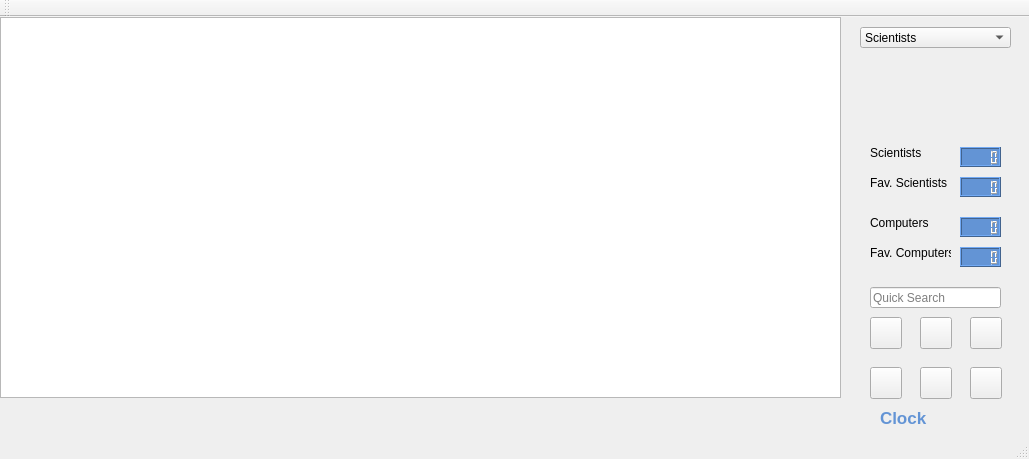
<?xml version="1.0" encoding="UTF-8"?>
<ui version="4.0">
 <class>GUI</class>
 <widget class="QMainWindow" name="GUI">
  <property name="geometry">
   <rect>
    <x>0</x>
    <y>0</y>
    <width>1029</width>
    <height>459</height>
   </rect>
  </property>
  <property name="windowTitle">
   <string>Coolio</string>
  </property>
  <widget class="QWidget" name="centralWidget">
   <widget class="QPushButton" name="Add">
    <property name="geometry">
     <rect>
      <x>870</x>
      <y>300</y>
      <width>32</width>
      <height>32</height>
     </rect>
    </property>
    <property name="cursor">
     <cursorShape>PointingHandCursor</cursorShape>
    </property>
    <property name="mouseTracking">
     <bool>true</bool>
    </property>
    <property name="toolTip">
     <string>Add new entry</string>
    </property>
    <property name="toolTipDuration">
     <number>999999999</number>
    </property>
    <property name="text">
     <string/>
    </property>
    <property name="icon">
     <iconset resource="../icons.qrc">
      <normaloff>:/new/Icons/Icons/Add.svg</normaloff>:/new/Icons/Icons/Add.svg</iconset>
    </property>
    <property name="iconSize">
     <size>
      <width>30</width>
      <height>30</height>
     </size>
    </property>
   </widget>
   <widget class="QTableWidget" name="mainTable">
    <property name="geometry">
     <rect>
      <x>0</x>
      <y>0</y>
      <width>841</width>
      <height>381</height>
     </rect>
    </property>
   </widget>
   <widget class="QComboBox" name="comboBox">
    <property name="geometry">
     <rect>
      <x>860</x>
      <y>10</y>
      <width>151</width>
      <height>21</height>
     </rect>
    </property>
    <property name="cursor">
     <cursorShape>PointingHandCursor</cursorShape>
    </property>
    <item>
     <property name="text">
      <string>Scientists</string>
     </property>
     <property name="icon">
      <iconset resource="../icons.qrc">
       <normaloff>:/new/Icons/Icons/Scientists.svg</normaloff>:/new/Icons/Icons/Scientists.svg</iconset>
     </property>
    </item>
    <item>
     <property name="text">
      <string>Computers</string>
     </property>
     <property name="icon">
      <iconset resource="../icons.qrc">
       <normaloff>:/new/Icons/Icons/Computers.svg</normaloff>:/new/Icons/Icons/Computers.svg</iconset>
     </property>
    </item>
    <item>
     <property name="text">
      <string>Favorite Scientists</string>
     </property>
     <property name="icon">
      <iconset resource="../icons.qrc">
       <normaloff>:/new/Icons/Icons/Favorite.svg</normaloff>:/new/Icons/Icons/Favorite.svg</iconset>
     </property>
    </item>
    <item>
     <property name="text">
      <string>Favorite Computer</string>
     </property>
     <property name="icon">
      <iconset resource="../icons.qrc">
       <normaloff>:/new/Icons/Icons/Favorite.svg</normaloff>:/new/Icons/Icons/Favorite.svg</iconset>
     </property>
    </item>
   </widget>
   <widget class="QPushButton" name="Remove">
    <property name="geometry">
     <rect>
      <x>970</x>
      <y>300</y>
      <width>32</width>
      <height>32</height>
     </rect>
    </property>
    <property name="cursor">
     <cursorShape>PointingHandCursor</cursorShape>
    </property>
    <property name="mouseTracking">
     <bool>true</bool>
    </property>
    <property name="toolTip">
     <string>Remove entry</string>
    </property>
    <property name="toolTipDuration">
     <number>999999999</number>
    </property>
    <property name="text">
     <string/>
    </property>
    <property name="icon">
     <iconset resource="../icons.qrc">
      <normaloff>:/new/Icons/Icons/remove.svg</normaloff>:/new/Icons/Icons/remove.svg</iconset>
    </property>
    <property name="iconSize">
     <size>
      <width>30</width>
      <height>30</height>
     </size>
    </property>
   </widget>
   <widget class="QPushButton" name="Edit">
    <property name="geometry">
     <rect>
      <x>920</x>
      <y>300</y>
      <width>32</width>
      <height>32</height>
     </rect>
    </property>
    <property name="cursor">
     <cursorShape>PointingHandCursor</cursorShape>
    </property>
    <property name="mouseTracking">
     <bool>true</bool>
    </property>
    <property name="toolTip">
     <string>Edit entry</string>
    </property>
    <property name="toolTipDuration">
     <number>999999999</number>
    </property>
    <property name="text">
     <string/>
    </property>
    <property name="icon">
     <iconset resource="../icons.qrc">
      <normaloff>:/new/Icons/Icons/Edit.svg</normaloff>:/new/Icons/Icons/Edit.svg</iconset>
    </property>
    <property name="iconSize">
     <size>
      <width>30</width>
      <height>30</height>
     </size>
    </property>
   </widget>
   <widget class="QPushButton" name="Connections">
    <property name="geometry">
     <rect>
      <x>870</x>
      <y>350</y>
      <width>32</width>
      <height>32</height>
     </rect>
    </property>
    <property name="cursor">
     <cursorShape>PointingHandCursor</cursorShape>
    </property>
    <property name="mouseTracking">
     <bool>true</bool>
    </property>
    <property name="toolTip">
     <string>Get connections</string>
    </property>
    <property name="toolTipDuration">
     <number>999999999</number>
    </property>
    <property name="text">
     <string/>
    </property>
    <property name="icon">
     <iconset resource="../icons.qrc">
      <normaloff>:/new/Icons/Icons/connect.png</normaloff>:/new/Icons/Icons/connect.png</iconset>
    </property>
    <property name="iconSize">
     <size>
      <width>30</width>
      <height>30</height>
     </size>
    </property>
   </widget>
   <widget class="QPushButton" name="Fostudagur">
    <property name="geometry">
     <rect>
      <x>970</x>
      <y>350</y>
      <width>32</width>
      <height>32</height>
     </rect>
    </property>
    <property name="cursor">
     <cursorShape>PointingHandCursor</cursorShape>
    </property>
    <property name="mouseTracking">
     <bool>true</bool>
    </property>
    <property name="toolTip">
     <string>Press for disco </string>
    </property>
    <property name="toolTipDuration">
     <number>999999999</number>
    </property>
    <property name="text">
     <string/>
    </property>
    <property name="icon">
     <iconset resource="../icons.qrc">
      <normaloff>:/new/Icons/Icons/fostudagur.svg</normaloff>:/new/Icons/Icons/fostudagur.svg</iconset>
    </property>
    <property name="iconSize">
     <size>
      <width>30</width>
      <height>30</height>
     </size>
    </property>
   </widget>
   <widget class="QPushButton" name="Favorite">
    <property name="geometry">
     <rect>
      <x>920</x>
      <y>350</y>
      <width>32</width>
      <height>32</height>
     </rect>
    </property>
    <property name="cursor">
     <cursorShape>PointingHandCursor</cursorShape>
    </property>
    <property name="mouseTracking">
     <bool>true</bool>
    </property>
    <property name="toolTip">
     <string>Add entry to favorites</string>
    </property>
    <property name="toolTipDuration">
     <number>999999999</number>
    </property>
    <property name="text">
     <string/>
    </property>
    <property name="icon">
     <iconset resource="../icons.qrc">
      <normaloff>:/new/Icons/Icons/Favorite.svg</normaloff>:/new/Icons/Icons/Favorite.svg</iconset>
    </property>
    <property name="iconSize">
     <size>
      <width>30</width>
      <height>30</height>
     </size>
    </property>
   </widget>
   <widget class="QLineEdit" name="searchbar">
    <property name="geometry">
     <rect>
      <x>870</x>
      <y>270</y>
      <width>131</width>
      <height>21</height>
     </rect>
    </property>
    <property name="placeholderText">
     <string>Quick Search</string>
    </property>
   </widget>
   <widget class="QLabel" name="Clock">
    <property name="geometry">
     <rect>
      <x>880</x>
      <y>390</y>
      <width>271</width>
      <height>21</height>
     </rect>
    </property>
    <property name="palette">
     <palette>
      <active>
       <colorrole role="WindowText">
        <brush brushstyle="SolidPattern">
         <color alpha="255">
          <red>99</red>
          <green>148</green>
          <blue>213</blue>
         </color>
        </brush>
       </colorrole>
      </active>
      <inactive>
       <colorrole role="WindowText">
        <brush brushstyle="SolidPattern">
         <color alpha="255">
          <red>99</red>
          <green>148</green>
          <blue>213</blue>
         </color>
        </brush>
       </colorrole>
      </inactive>
      <disabled>
       <colorrole role="WindowText">
        <brush brushstyle="SolidPattern">
         <color alpha="255">
          <red>120</red>
          <green>120</green>
          <blue>120</blue>
         </color>
        </brush>
       </colorrole>
      </disabled>
     </palette>
    </property>
    <property name="font">
     <font>
      <pointsize>13</pointsize>
      <weight>75</weight>
      <bold>true</bold>
     </font>
    </property>
    <property name="text">
     <string>Clock</string>
    </property>
   </widget>
   <widget class="QLabel" name="SciText">
    <property name="geometry">
     <rect>
      <x>870</x>
      <y>120</y>
      <width>81</width>
      <height>31</height>
     </rect>
    </property>
    <property name="text">
     <string>Scientists</string>
    </property>
   </widget>
   <widget class="QLabel" name="FavSciText">
    <property name="geometry">
     <rect>
      <x>870</x>
      <y>150</y>
      <width>81</width>
      <height>31</height>
     </rect>
    </property>
    <property name="text">
     <string>Fav. Scientists</string>
    </property>
   </widget>
   <widget class="QLabel" name="CompText">
    <property name="geometry">
     <rect>
      <x>870</x>
      <y>190</y>
      <width>81</width>
      <height>31</height>
     </rect>
    </property>
    <property name="text">
     <string>Computers</string>
    </property>
   </widget>
   <widget class="QLabel" name="FavCompText">
    <property name="geometry">
     <rect>
      <x>870</x>
      <y>220</y>
      <width>81</width>
      <height>31</height>
     </rect>
    </property>
    <property name="text">
     <string>Fav. Computers</string>
    </property>
   </widget>
   <widget class="QLCDNumber" name="SciNumber">
    <property name="geometry">
     <rect>
      <x>960</x>
      <y>130</y>
      <width>41</width>
      <height>20</height>
     </rect>
    </property>
    <property name="palette">
     <palette>
      <active>
       <colorrole role="WindowText">
        <brush brushstyle="SolidPattern">
         <color alpha="255">
          <red>50</red>
          <green>50</green>
          <blue>0</blue>
         </color>
        </brush>
       </colorrole>
       <colorrole role="Button">
        <brush brushstyle="SolidPattern">
         <color alpha="255">
          <red>99</red>
          <green>148</green>
          <blue>213</blue>
         </color>
        </brush>
       </colorrole>
       <colorrole role="Text">
        <brush brushstyle="SolidPattern">
         <color alpha="255">
          <red>50</red>
          <green>50</green>
          <blue>0</blue>
         </color>
        </brush>
       </colorrole>
       <colorrole role="ButtonText">
        <brush brushstyle="SolidPattern">
         <color alpha="255">
          <red>50</red>
          <green>50</green>
          <blue>0</blue>
         </color>
        </brush>
       </colorrole>
       <colorrole role="Base">
        <brush brushstyle="SolidPattern">
         <color alpha="255">
          <red>99</red>
          <green>148</green>
          <blue>213</blue>
         </color>
        </brush>
       </colorrole>
       <colorrole role="Window">
        <brush brushstyle="SolidPattern">
         <color alpha="255">
          <red>99</red>
          <green>148</green>
          <blue>213</blue>
         </color>
        </brush>
       </colorrole>
      </active>
      <inactive>
       <colorrole role="WindowText">
        <brush brushstyle="SolidPattern">
         <color alpha="255">
          <red>50</red>
          <green>50</green>
          <blue>0</blue>
         </color>
        </brush>
       </colorrole>
       <colorrole role="Button">
        <brush brushstyle="SolidPattern">
         <color alpha="255">
          <red>99</red>
          <green>148</green>
          <blue>213</blue>
         </color>
        </brush>
       </colorrole>
       <colorrole role="Text">
        <brush brushstyle="SolidPattern">
         <color alpha="255">
          <red>50</red>
          <green>50</green>
          <blue>0</blue>
         </color>
        </brush>
       </colorrole>
       <colorrole role="ButtonText">
        <brush brushstyle="SolidPattern">
         <color alpha="255">
          <red>50</red>
          <green>50</green>
          <blue>0</blue>
         </color>
        </brush>
       </colorrole>
       <colorrole role="Base">
        <brush brushstyle="SolidPattern">
         <color alpha="255">
          <red>99</red>
          <green>148</green>
          <blue>213</blue>
         </color>
        </brush>
       </colorrole>
       <colorrole role="Window">
        <brush brushstyle="SolidPattern">
         <color alpha="255">
          <red>99</red>
          <green>148</green>
          <blue>213</blue>
         </color>
        </brush>
       </colorrole>
      </inactive>
      <disabled>
       <colorrole role="WindowText">
        <brush brushstyle="SolidPattern">
         <color alpha="255">
          <red>50</red>
          <green>50</green>
          <blue>0</blue>
         </color>
        </brush>
       </colorrole>
       <colorrole role="Button">
        <brush brushstyle="SolidPattern">
         <color alpha="255">
          <red>99</red>
          <green>148</green>
          <blue>213</blue>
         </color>
        </brush>
       </colorrole>
       <colorrole role="Text">
        <brush brushstyle="SolidPattern">
         <color alpha="255">
          <red>50</red>
          <green>50</green>
          <blue>0</blue>
         </color>
        </brush>
       </colorrole>
       <colorrole role="ButtonText">
        <brush brushstyle="SolidPattern">
         <color alpha="255">
          <red>50</red>
          <green>50</green>
          <blue>0</blue>
         </color>
        </brush>
       </colorrole>
       <colorrole role="Base">
        <brush brushstyle="SolidPattern">
         <color alpha="255">
          <red>99</red>
          <green>148</green>
          <blue>213</blue>
         </color>
        </brush>
       </colorrole>
       <colorrole role="Window">
        <brush brushstyle="SolidPattern">
         <color alpha="255">
          <red>99</red>
          <green>148</green>
          <blue>213</blue>
         </color>
        </brush>
       </colorrole>
      </disabled>
     </palette>
    </property>
    <property name="font">
     <font>
      <pointsize>6</pointsize>
     </font>
    </property>
    <property name="autoFillBackground">
     <bool>false</bool>
    </property>
    <property name="styleSheet">
     <string notr="true">QLCDNumber{
    color: rgb(50, 50, 0);    
    background-color: rgb(99, 148, 213);
}</string>
    </property>
   </widget>
   <widget class="QLCDNumber" name="CompNumber">
    <property name="geometry">
     <rect>
      <x>960</x>
      <y>200</y>
      <width>41</width>
      <height>20</height>
     </rect>
    </property>
    <property name="palette">
     <palette>
      <active>
       <colorrole role="WindowText">
        <brush brushstyle="SolidPattern">
         <color alpha="255">
          <red>50</red>
          <green>50</green>
          <blue>0</blue>
         </color>
        </brush>
       </colorrole>
       <colorrole role="Button">
        <brush brushstyle="SolidPattern">
         <color alpha="255">
          <red>99</red>
          <green>148</green>
          <blue>213</blue>
         </color>
        </brush>
       </colorrole>
       <colorrole role="Text">
        <brush brushstyle="SolidPattern">
         <color alpha="255">
          <red>50</red>
          <green>50</green>
          <blue>0</blue>
         </color>
        </brush>
       </colorrole>
       <colorrole role="ButtonText">
        <brush brushstyle="SolidPattern">
         <color alpha="255">
          <red>50</red>
          <green>50</green>
          <blue>0</blue>
         </color>
        </brush>
       </colorrole>
       <colorrole role="Base">
        <brush brushstyle="SolidPattern">
         <color alpha="255">
          <red>99</red>
          <green>148</green>
          <blue>213</blue>
         </color>
        </brush>
       </colorrole>
       <colorrole role="Window">
        <brush brushstyle="SolidPattern">
         <color alpha="255">
          <red>99</red>
          <green>148</green>
          <blue>213</blue>
         </color>
        </brush>
       </colorrole>
      </active>
      <inactive>
       <colorrole role="WindowText">
        <brush brushstyle="SolidPattern">
         <color alpha="255">
          <red>50</red>
          <green>50</green>
          <blue>0</blue>
         </color>
        </brush>
       </colorrole>
       <colorrole role="Button">
        <brush brushstyle="SolidPattern">
         <color alpha="255">
          <red>99</red>
          <green>148</green>
          <blue>213</blue>
         </color>
        </brush>
       </colorrole>
       <colorrole role="Text">
        <brush brushstyle="SolidPattern">
         <color alpha="255">
          <red>50</red>
          <green>50</green>
          <blue>0</blue>
         </color>
        </brush>
       </colorrole>
       <colorrole role="ButtonText">
        <brush brushstyle="SolidPattern">
         <color alpha="255">
          <red>50</red>
          <green>50</green>
          <blue>0</blue>
         </color>
        </brush>
       </colorrole>
       <colorrole role="Base">
        <brush brushstyle="SolidPattern">
         <color alpha="255">
          <red>99</red>
          <green>148</green>
          <blue>213</blue>
         </color>
        </brush>
       </colorrole>
       <colorrole role="Window">
        <brush brushstyle="SolidPattern">
         <color alpha="255">
          <red>99</red>
          <green>148</green>
          <blue>213</blue>
         </color>
        </brush>
       </colorrole>
      </inactive>
      <disabled>
       <colorrole role="WindowText">
        <brush brushstyle="SolidPattern">
         <color alpha="255">
          <red>50</red>
          <green>50</green>
          <blue>0</blue>
         </color>
        </brush>
       </colorrole>
       <colorrole role="Button">
        <brush brushstyle="SolidPattern">
         <color alpha="255">
          <red>99</red>
          <green>148</green>
          <blue>213</blue>
         </color>
        </brush>
       </colorrole>
       <colorrole role="Text">
        <brush brushstyle="SolidPattern">
         <color alpha="255">
          <red>50</red>
          <green>50</green>
          <blue>0</blue>
         </color>
        </brush>
       </colorrole>
       <colorrole role="ButtonText">
        <brush brushstyle="SolidPattern">
         <color alpha="255">
          <red>50</red>
          <green>50</green>
          <blue>0</blue>
         </color>
        </brush>
       </colorrole>
       <colorrole role="Base">
        <brush brushstyle="SolidPattern">
         <color alpha="255">
          <red>99</red>
          <green>148</green>
          <blue>213</blue>
         </color>
        </brush>
       </colorrole>
       <colorrole role="Window">
        <brush brushstyle="SolidPattern">
         <color alpha="255">
          <red>99</red>
          <green>148</green>
          <blue>213</blue>
         </color>
        </brush>
       </colorrole>
      </disabled>
     </palette>
    </property>
    <property name="font">
     <font>
      <pointsize>6</pointsize>
     </font>
    </property>
    <property name="autoFillBackground">
     <bool>false</bool>
    </property>
    <property name="styleSheet">
     <string notr="true">QLCDNumber{
    color: rgb(50, 50, 0);    
    background-color: rgb(99, 148, 213);
}</string>
    </property>
   </widget>
   <widget class="QLCDNumber" name="FavSciNumber">
    <property name="geometry">
     <rect>
      <x>960</x>
      <y>160</y>
      <width>41</width>
      <height>20</height>
     </rect>
    </property>
    <property name="palette">
     <palette>
      <active>
       <colorrole role="WindowText">
        <brush brushstyle="SolidPattern">
         <color alpha="255">
          <red>50</red>
          <green>50</green>
          <blue>0</blue>
         </color>
        </brush>
       </colorrole>
       <colorrole role="Button">
        <brush brushstyle="SolidPattern">
         <color alpha="255">
          <red>99</red>
          <green>148</green>
          <blue>213</blue>
         </color>
        </brush>
       </colorrole>
       <colorrole role="Text">
        <brush brushstyle="SolidPattern">
         <color alpha="255">
          <red>50</red>
          <green>50</green>
          <blue>0</blue>
         </color>
        </brush>
       </colorrole>
       <colorrole role="ButtonText">
        <brush brushstyle="SolidPattern">
         <color alpha="255">
          <red>50</red>
          <green>50</green>
          <blue>0</blue>
         </color>
        </brush>
       </colorrole>
       <colorrole role="Base">
        <brush brushstyle="SolidPattern">
         <color alpha="255">
          <red>99</red>
          <green>148</green>
          <blue>213</blue>
         </color>
        </brush>
       </colorrole>
       <colorrole role="Window">
        <brush brushstyle="SolidPattern">
         <color alpha="255">
          <red>99</red>
          <green>148</green>
          <blue>213</blue>
         </color>
        </brush>
       </colorrole>
      </active>
      <inactive>
       <colorrole role="WindowText">
        <brush brushstyle="SolidPattern">
         <color alpha="255">
          <red>50</red>
          <green>50</green>
          <blue>0</blue>
         </color>
        </brush>
       </colorrole>
       <colorrole role="Button">
        <brush brushstyle="SolidPattern">
         <color alpha="255">
          <red>99</red>
          <green>148</green>
          <blue>213</blue>
         </color>
        </brush>
       </colorrole>
       <colorrole role="Text">
        <brush brushstyle="SolidPattern">
         <color alpha="255">
          <red>50</red>
          <green>50</green>
          <blue>0</blue>
         </color>
        </brush>
       </colorrole>
       <colorrole role="ButtonText">
        <brush brushstyle="SolidPattern">
         <color alpha="255">
          <red>50</red>
          <green>50</green>
          <blue>0</blue>
         </color>
        </brush>
       </colorrole>
       <colorrole role="Base">
        <brush brushstyle="SolidPattern">
         <color alpha="255">
          <red>99</red>
          <green>148</green>
          <blue>213</blue>
         </color>
        </brush>
       </colorrole>
       <colorrole role="Window">
        <brush brushstyle="SolidPattern">
         <color alpha="255">
          <red>99</red>
          <green>148</green>
          <blue>213</blue>
         </color>
        </brush>
       </colorrole>
      </inactive>
      <disabled>
       <colorrole role="WindowText">
        <brush brushstyle="SolidPattern">
         <color alpha="255">
          <red>50</red>
          <green>50</green>
          <blue>0</blue>
         </color>
        </brush>
       </colorrole>
       <colorrole role="Button">
        <brush brushstyle="SolidPattern">
         <color alpha="255">
          <red>99</red>
          <green>148</green>
          <blue>213</blue>
         </color>
        </brush>
       </colorrole>
       <colorrole role="Text">
        <brush brushstyle="SolidPattern">
         <color alpha="255">
          <red>50</red>
          <green>50</green>
          <blue>0</blue>
         </color>
        </brush>
       </colorrole>
       <colorrole role="ButtonText">
        <brush brushstyle="SolidPattern">
         <color alpha="255">
          <red>50</red>
          <green>50</green>
          <blue>0</blue>
         </color>
        </brush>
       </colorrole>
       <colorrole role="Base">
        <brush brushstyle="SolidPattern">
         <color alpha="255">
          <red>99</red>
          <green>148</green>
          <blue>213</blue>
         </color>
        </brush>
       </colorrole>
       <colorrole role="Window">
        <brush brushstyle="SolidPattern">
         <color alpha="255">
          <red>99</red>
          <green>148</green>
          <blue>213</blue>
         </color>
        </brush>
       </colorrole>
      </disabled>
     </palette>
    </property>
    <property name="font">
     <font>
      <pointsize>6</pointsize>
     </font>
    </property>
    <property name="autoFillBackground">
     <bool>false</bool>
    </property>
    <property name="styleSheet">
     <string notr="true">QLCDNumber{
    color: rgb(50, 50, 0);    
    background-color: rgb(99, 148, 213);
}</string>
    </property>
   </widget>
   <widget class="QLCDNumber" name="FavCompNumber">
    <property name="geometry">
     <rect>
      <x>960</x>
      <y>230</y>
      <width>41</width>
      <height>20</height>
     </rect>
    </property>
    <property name="palette">
     <palette>
      <active>
       <colorrole role="WindowText">
        <brush brushstyle="SolidPattern">
         <color alpha="255">
          <red>50</red>
          <green>50</green>
          <blue>0</blue>
         </color>
        </brush>
       </colorrole>
       <colorrole role="Button">
        <brush brushstyle="SolidPattern">
         <color alpha="255">
          <red>99</red>
          <green>148</green>
          <blue>213</blue>
         </color>
        </brush>
       </colorrole>
       <colorrole role="Text">
        <brush brushstyle="SolidPattern">
         <color alpha="255">
          <red>50</red>
          <green>50</green>
          <blue>0</blue>
         </color>
        </brush>
       </colorrole>
       <colorrole role="ButtonText">
        <brush brushstyle="SolidPattern">
         <color alpha="255">
          <red>50</red>
          <green>50</green>
          <blue>0</blue>
         </color>
        </brush>
       </colorrole>
       <colorrole role="Base">
        <brush brushstyle="SolidPattern">
         <color alpha="255">
          <red>99</red>
          <green>148</green>
          <blue>213</blue>
         </color>
        </brush>
       </colorrole>
       <colorrole role="Window">
        <brush brushstyle="SolidPattern">
         <color alpha="255">
          <red>99</red>
          <green>148</green>
          <blue>213</blue>
         </color>
        </brush>
       </colorrole>
      </active>
      <inactive>
       <colorrole role="WindowText">
        <brush brushstyle="SolidPattern">
         <color alpha="255">
          <red>50</red>
          <green>50</green>
          <blue>0</blue>
         </color>
        </brush>
       </colorrole>
       <colorrole role="Button">
        <brush brushstyle="SolidPattern">
         <color alpha="255">
          <red>99</red>
          <green>148</green>
          <blue>213</blue>
         </color>
        </brush>
       </colorrole>
       <colorrole role="Text">
        <brush brushstyle="SolidPattern">
         <color alpha="255">
          <red>50</red>
          <green>50</green>
          <blue>0</blue>
         </color>
        </brush>
       </colorrole>
       <colorrole role="ButtonText">
        <brush brushstyle="SolidPattern">
         <color alpha="255">
          <red>50</red>
          <green>50</green>
          <blue>0</blue>
         </color>
        </brush>
       </colorrole>
       <colorrole role="Base">
        <brush brushstyle="SolidPattern">
         <color alpha="255">
          <red>99</red>
          <green>148</green>
          <blue>213</blue>
         </color>
        </brush>
       </colorrole>
       <colorrole role="Window">
        <brush brushstyle="SolidPattern">
         <color alpha="255">
          <red>99</red>
          <green>148</green>
          <blue>213</blue>
         </color>
        </brush>
       </colorrole>
      </inactive>
      <disabled>
       <colorrole role="WindowText">
        <brush brushstyle="SolidPattern">
         <color alpha="255">
          <red>50</red>
          <green>50</green>
          <blue>0</blue>
         </color>
        </brush>
       </colorrole>
       <colorrole role="Button">
        <brush brushstyle="SolidPattern">
         <color alpha="255">
          <red>99</red>
          <green>148</green>
          <blue>213</blue>
         </color>
        </brush>
       </colorrole>
       <colorrole role="Text">
        <brush brushstyle="SolidPattern">
         <color alpha="255">
          <red>50</red>
          <green>50</green>
          <blue>0</blue>
         </color>
        </brush>
       </colorrole>
       <colorrole role="ButtonText">
        <brush brushstyle="SolidPattern">
         <color alpha="255">
          <red>50</red>
          <green>50</green>
          <blue>0</blue>
         </color>
        </brush>
       </colorrole>
       <colorrole role="Base">
        <brush brushstyle="SolidPattern">
         <color alpha="255">
          <red>99</red>
          <green>148</green>
          <blue>213</blue>
         </color>
        </brush>
       </colorrole>
       <colorrole role="Window">
        <brush brushstyle="SolidPattern">
         <color alpha="255">
          <red>99</red>
          <green>148</green>
          <blue>213</blue>
         </color>
        </brush>
       </colorrole>
      </disabled>
     </palette>
    </property>
    <property name="font">
     <font>
      <pointsize>6</pointsize>
     </font>
    </property>
    <property name="autoFillBackground">
     <bool>false</bool>
    </property>
    <property name="styleSheet">
     <string notr="true">QLCDNumber{
    color: rgb(50, 50, 0);    
    background-color: rgb(99, 148, 213);
}</string>
    </property>
   </widget>
  </widget>
  <widget class="QToolBar" name="mainToolBar">
   <attribute name="toolBarArea">
    <enum>TopToolBarArea</enum>
   </attribute>
   <attribute name="toolBarBreak">
    <bool>false</bool>
   </attribute>
  </widget>
  <widget class="QStatusBar" name="statusBar"/>
 </widget>
 <layoutdefault spacing="6" margin="11"/>
 <resources>
  <include location="../icons.qrc"/>
 </resources>
 <connections/>
</ui>
